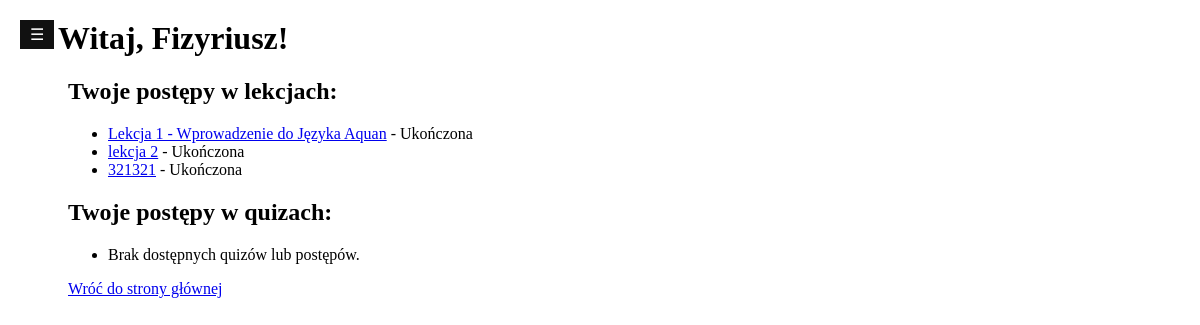
Screenshot of /profile/ (signed in) with the database file from the repository.
### aquan_lessons/models.py (models this page shows, shortened)
class LessonProgress(models.Model):
    user = models.ForeignKey(User, on_delete=models.CASCADE)
    lesson = models.ForeignKey(Lesson, on_delete=models.CASCADE)
    completed = models.BooleanField(default=False)
    class Meta:
        unique_together = ('user', 'lesson')

class Lesson(models.Model):
    module = models.ForeignKey(Module, on_delete=models.CASCADE, related_name="lessons", null=True, blank=True)  # Powiązanie lekcji z modułem
    title = models.CharField(max_length=200)  # Tytuł lekcji
    content = models.TextField()  # Treść lekcji
    created_at = models.DateTimeField(auto_now_add=True)  # Data utworzenia
    updated_at = models.DateTimeField(auto_now=True)  # Data ostatniej aktualizacji

### aquan_lessons/views.py (the view)
# urls.py: path('profile/', views.profile, name='profile'),  # Profil użytkownika
@login_required
def profile(request):
    user = request.user
    completed_lessons = LessonProgress.objects.filter(user=user, completed=True)
    progress = UserProgress.objects.filter(user=user)
    lessons = Lesson.objects.all()  # Dodanie lekcji do paska bocznego
    return render(request, 'aquan_lessons/profile.html', {
        'user': user,
        'completed_lessons': completed_lessons,
        'progress': progress,
        'lessons': lessons,  # Przekazanie lekcji do paska bocznego
    })

### aquan_lessons/templates/aquan_lessons/profile.html (shortened to what this page needs)
<!DOCTYPE html>
<html lang="pl">
<head>
</head>
<body>
  <div id="main-content" class="content">
    <h1>Witaj, {{ user.username }}!</h1>
    <h2>Twoje postępy w lekcjach:</h2>
    <ul>
        {% for lesson_progress in completed_lessons %}
            <li><a href="{% url 'lesson_detail' lesson_id=lesson_progress.lesson.id %}">{{ lesson_progress.lesson.title }}</a> - Ukończona</li>
        {% empty %}
            <li>Nie ukończyłeś jeszcze żadnych lekcji.</li>
        {% endfor %}
    </ul>
    <h2>Twoje postępy w quizach:</h2>
    <ul>
        {% for progress in progress %}
            {% if progress.quiz %}
                <li>{{ progress.quiz.title }} - {{ progress.status }}</li>
            {% endif %}
        {% empty %}
            <li>Brak dostępnych quizów lub postępów.</li>
        {% endfor %}
    </ul>
    <a href="{% url 'home' %}">Wróć do strony głównej</a>
  </div>
  <button onclick="toggleSidebar()" class="open-btn">
    &#9776;
  </button>
</body>
</html>

### aquan_lessons/templates/aquan_lessons/profile.html (style rules this page uses)
h1 { margin-top: 20px; margin-left: -10px; }
.open-btn { position: fixed; top: 20px; left: 20px; font-size: 16px; background-color: #111; color: white; border: none; cursor: pointer; z-index: 1001; padding: 5px 10px; }
.content { transition: margin-left 0.5s; margin-left: 60px; }

### rows the page displays
LessonProgress: lesson "Lekcja 1 - Wprowadzenie do Języka Aquan"
LessonProgress: lesson "lekcja 2"
LessonProgress: lesson "321321"

### other values shown
{{ user.username }} "Fizyriusz"
